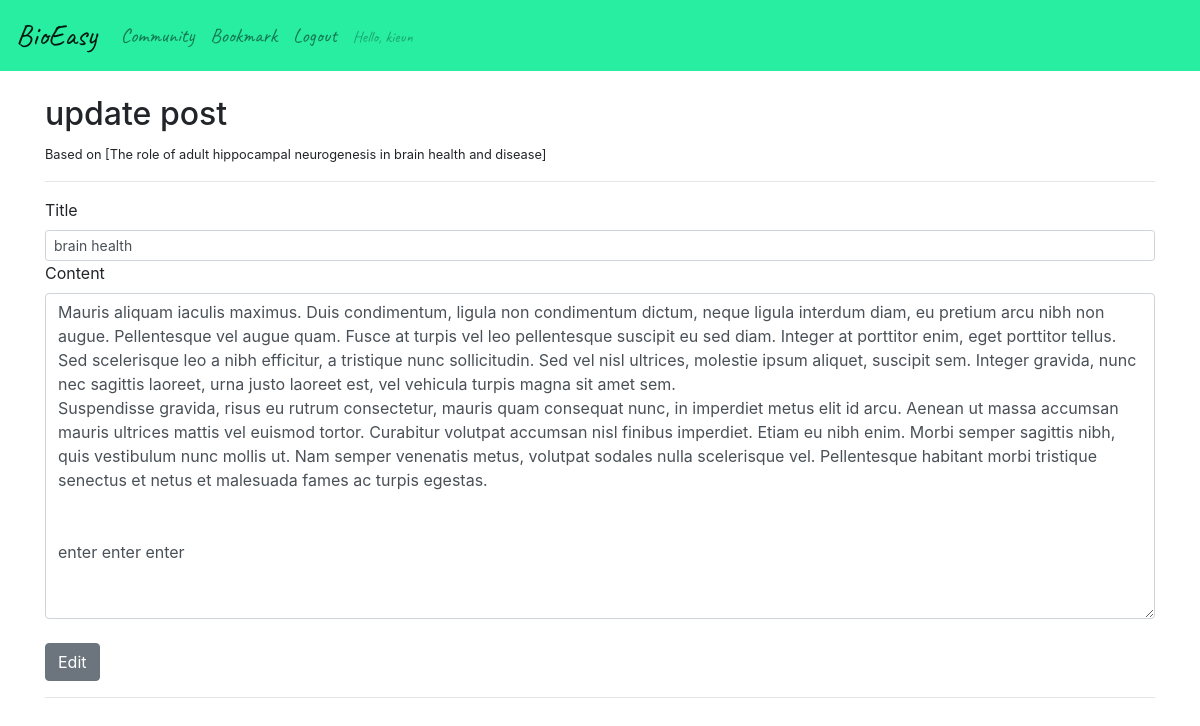
The app's page /post/edit/6 (signed in) with its own data.
### paperEasyapp/models.py (models this page shows, shortened)
class Post(models.Model):
    title = models.CharField(max_length=500)
    author = models.ForeignKey(User, on_delete=models.CASCADE)
    publish = models.DateTimeField(default=datetime.now())
    base_id = models.CharField(max_length=20)
    body = models.TextField()
    base_title = models.CharField(max_length=500)

### paperEasyapp/views.py (the view, shortened to what this page needs)
def update(request, pk):
    post = get_object_or_404(Post, pk=pk)
    return render(request, 'update_post.html', {'post': post})

### paperEasyapp/templates/update_post.html (shortened to what this page needs)
{% extends 'base.html' %}
{% block content %}
<br>
{% if user.is_authenticated %}
    {% if user.id == post.author.id %}
    <h2>update post</h2>
    <small>Based on {{post.base_title}}</small><hr>
    <form method="POST">
        <label>Title</label>
        <input name="title" class="form-control form-control-sm" type="text" value="{{post.title}}"/>
        <label>Content</label>
        <textarea name="body" class="form-control" id="exampleFormControlTextarea1" rows="13">{{post.body}}</textarea>
        <br>
        <button type="submit" class="btn btn-secondary">Edit</button>
    </form>
    <hr>
    {% else %}
    <strong>Wrong Access</strong>
    {% endif %}
{% endif %}
{% endblock %}

### paperEasyapp/templates/base.html (shortened to what this page needs)
<!doctype html>
<html lang="en">
  <head>
    <link rel="stylesheet" href="https://stackpath.bootstrapcdn.com/bootstrap/4.5.2/css/bootstrap.min.css">
  </head>
  <body>
    <nav class="navbar navbar-expand-lg navbar-light" style="background-color: #27eea1; font-family: 'Caveat', cursive;">
      <a class="navbar-brand" href="{% url 'home' %}" style="font-size: 30px;">BioEasy</a>
      <div class="collapse navbar-collapse" id="navbarSupportedContent">
        <ul class="navbar-nav mr-auto">
            <li class="nav-item">
              <a class="nav-link" href="{% url 'post_list' %}" style="font-size: 20px;">Community</a>
            </li>
          {% if user.is_authenticated %}
            <li class="nav-item">
              <a class="nav-link" href="{% url 'list' %}" style="font-size: 20px;">Bookmark</a>
            </li>
            <li class="nav-item">
              <a class="nav-link" href="{% url 'logout' %}" style="font-size: 20px;">Logout</a>
            </li>
            <li class="nav-item">
              <a class="nav-link disabled" href="#" tabindex="-1" aria-disabled="true" style="position: relative; margin-top: 4px;">Hello, {{ user.username }}</a>
            </li>
          {% endif %}
        </ul>
      </div>
    </nav>
    <div class="container">
    {% block content %}
    {% endblock %}
    </div>
  </body>
</html>

### records on screen
Post: base_title "[The role of adult hippocampal neurogenesis in brain health and disease]", title "brain health", body "Mauris aliquam iaculis maximus. Duis condimentum, ligula non condimentum dictum, neque ligula interdum diam, eu pretium arcu nibh non augue. Pellentesque vel augue quam. Fusce at turpis vel leo pellentesque suscipit eu sed diam. Integer at porttitor enim, eget porttitor tellus. Sed scelerisque leo a nibh efficitur, a tristique nunc sollicitudin. Sed vel nisl ultrices, molestie ipsum aliquet, suscipit sem. Integer gravida, nunc nec sagittis laoreet, urna justo laoreet est, vel vehicula turpis magna sit amet sem. Suspendisse gravida, risus eu rutrum consectetur, mauris quam consequat nunc, in imperdiet metus elit id arcu. Aenean ut massa accumsan mauris ultrices mattis vel euismod tortor.…"

### other values on screen
{{ user.username }} "kieun"
